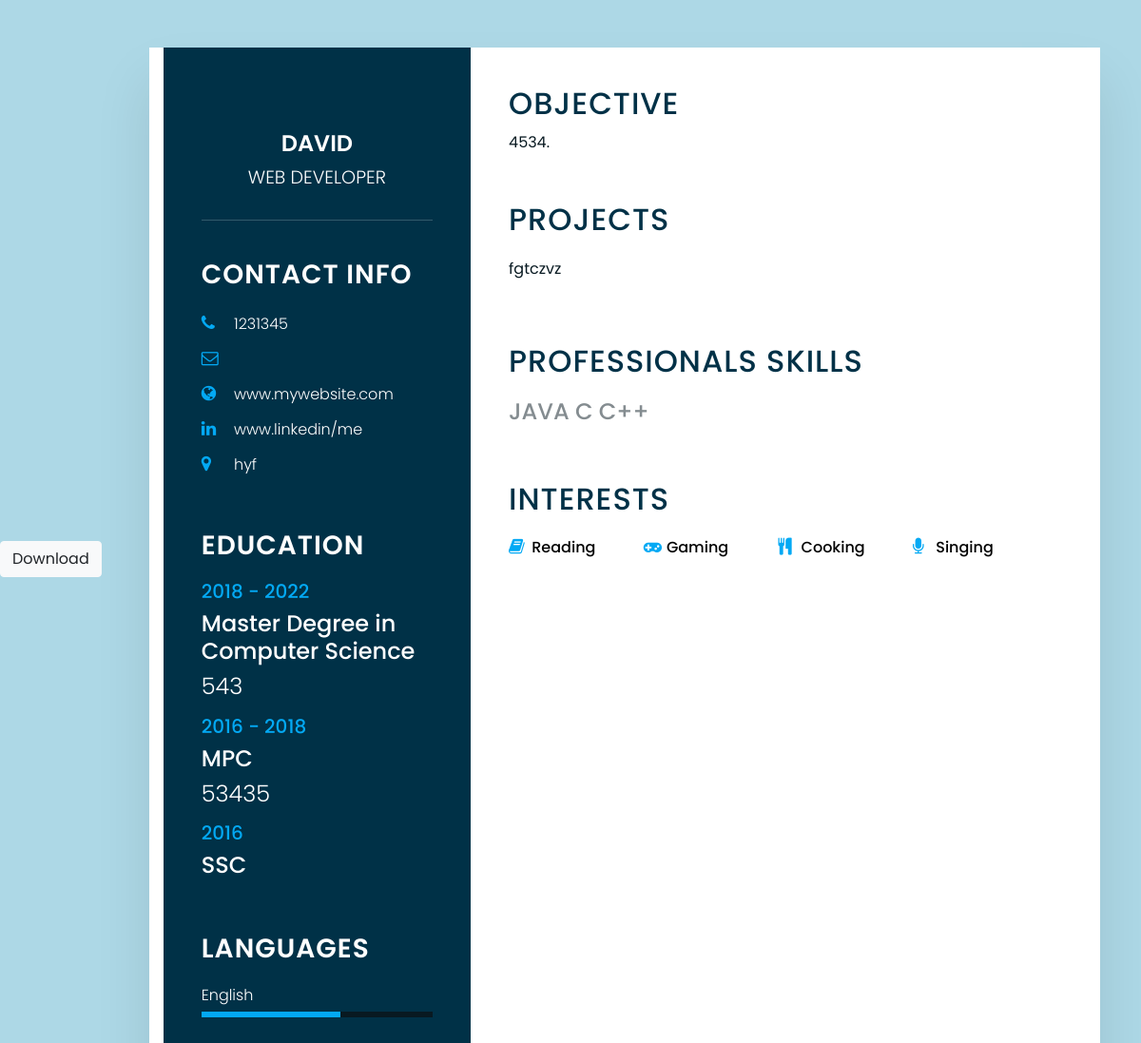
Screenshot of /3/ with the database file from the repository.
### pdf/models.py (models this page shows)
class Profile(models.Model):
    name = models.CharField(max_length=100,default='')
    phone = models.CharField(max_length=100,default='')
    Email = models.CharField(max_length=100,default='')
    School = models.CharField(max_length=100,default='')
    school_cgpa = models.CharField(max_length=10,default='')
    degree = models.CharField(max_length=100,default='')
    degree_cgpa = models.CharField(max_length=10,default='')
    university = models.CharField(max_length=100,default='')
    university_cgpa = models.CharField(max_length=10,default='')
    skill = models.TextField(max_length=100,default='')
    objective = models.TextField(max_length=100,default='')
    city = models.TextField(max_length=100,default='')
    project = models.CharField(max_length=100,default='')

### pdf/views.py (the view)
# urls.py: path('<int:id>/',views.resume,name="resume"),
def resume(request,id):
    user_profile=Profile.objects.get(pk=id)
    skill = Profile.objects.values_list('skill')
    return render(request,"resume.html",{'user_profile':user_profile,'skill':skill[id-1]})

### pdf/templates/resume.html (shortened to what this page needs)
{% load static %}
<!doctype html>
<html lang="en">
<head>
    <link rel="stylesheet" href="https://stackpath.bootstrapcdn.com/bootstrap/4.4.1/css/bootstrap.min.css">
    <link rel="stylesheet" href="https://cdnjs.cloudflare.com/ajax/libs/font-awesome/4.7.0/css/font-awesome.css" />
    <link rel="stylesheet" type="text/css" href="{% static 'D:\Mini_project\ResumeBuilder\myapp\static\resume.css' %}"/>
</head>
<body>
    <div id="button">
        <button type="button"  class="btn btn-light">Download</button>
    </div>
    <div id="resume">
    <div class="container">
        <div class="left_Side">
            <div class="profileText">
                <br>
                <h2>{{ user_profile.name }} <br><span>Web Developer</span> </h2>
            </div>
            <div class="contactInfo">
                <h3 class="title">Contact Info</h3>
                <ul>
                    <li>
                        <span class="icon"><i class="fa fa-phone" aria-hidden="true"></i></span>
                        <span class="text">{{ user_profile.phone }}</span>
                    </li>
                    <li>
                        <span class="icon"><i class="fa fa-envelope-o" aria-hidden="true"></i></span>
                    </li>
                    <li>
                        <span class="icon"><i class="fa fa-globe" aria-hidden="true"></i></span>
                        <span class="text">www.mywebsite.com</span>
                    </li>
                    <li>
                        <span class="icon"><i class="fa fa-linkedin" aria-hidden="true"></i></span>
                        <span class="text">www.linkedin/me</span>
                    </li>
                    <li>
                        <span class="icon"><i class="fa fa-map-marker" aria-hidden="true"></i></span>
                        <span class="text">{{ user_profile.city }}</span>
                    </li>
                </ul>
            </div>
            <div class="contactInfo education">
                <h3 class="title">Education</h3>
                <ul>
                    <li>
                        <h5>2018 - 2022</h5>
                        <h4>Master Degree in Computer Science</h4>
                        <h4>{{ user_profile.university }}</h4>
                    </li>
                    <li>
                        <h5>2016 - 2018</h5>
                        <h4>MPC</h4>
                        <h4>{{ user_profile.degree }}</h4>
                    </li>
                    <li>
                        <h5>2016</h5>
                        <h4>SSC</h4>
                    </li>
                </ul>
            </div>
            <div class="contactInfo language">
                <h3 class="title">Languages</h3>
                <ul>
                    <li>
                        <span class="text">English</span>
                        <span class="percent">
                            <div class="englishw50" "></div>
                        </span>
                    </li>
                </ul>
            </div>
        </div>
        <div class="right_Side">
            <div class="about">
                <h2 class="title2">Objective</h2>
                <p>{{ user_profile.objective }}.</p>
            </div>
            <div class="about">
                <h2 class="title2">Projects</h2>
                <div class="box">
                    <div class="text">
                        <p>{{user_profile.project}}</p>
                    </div>
                </div>
            </div>
            <div class="about skills">
                <h2 class="title2">Professionals skills</h2>
                <div class="box">
                    {% for profile in skill %}
                    <h4>{{profile}}</h4>
                    {% endfor %}
                </div>
            </div>
            <div class="about interest">
                <h2 class="title2">Interests</h2>
                <ul>
                    <li><i class="fa fa-book" aria-hidden="true"></i> Reading</li>
                    <li><i class="fa fa-gamepad" aria-hidden="true"></i> Gaming</li>
                    <li><i class="fa fa-cutlery" aria-hidden="true"></i> Cooking</li>
                    <li><i class="fa fa-microphone" aria-hidden="true"></i> Singing</li>
                </ul>
            </div>
        </div>
        </div>
    </div>
    </body>
    </html>

### static/resume.css (style rules this page uses)
* { margin: 0; padding: 0; box-sizing: border-box; font-family: "Poppins", SansSerif; }
body { background-color: lightblue; display: flex; justify-content: center; align-items: center; min-height: 100vh; }
.container { position: relative; width: 100%; max-width: 1000px; min-height: 1000px; background-color: #fff; margin: 50px; display: grid; grid-template-columns: 1fr 2fr; box-shadow: 0 35px 55px rgba(0, 0, 0, 0.1); }
.container .left_Side { position: relative; background-color: #003147; padding: 40px; }
.profileText { position: relative; display: flex; flex-direction: column; align-items: center; padding-bottom: 20px; border-bottom: 1px solid rgba(255, 255, 255, 0.2); }
.profileText h2 { color: #fff; font-size: 1.5em; margin-top: 20px; text-transform: uppercase; text-align: center; font-weight: 600; line-height: 1.4em; }
.profileText h2 span { font-size: 0.8em; font-weight: 300; }
.contactInfo { padding-top: 40px; }
.title { color: #fff; text-transform: uppercase; font-weight: 600; letter-spacing: 1px; margin-bottom: 20px; }
.contactInfo ul { position: relative; }
.contactInfo ul li { list-style: none; position: relative; margin: 10px 0; cursor: pointer; }
.contactInfo ul li .icon { display: inline-block; width: 30px; font-size: 18px; color: #03a9f4; }
.contactInfo ul li span { color: #fff; font-weight: 300; }
.contactInfo.education li { margin-bottom: 15px; }
.contactInfo.education h5 { color: #03a9f4; font-weight: 500; }
.contactInfo.education h4:nth-child(2) { color: #fff; font-weight: 500; }
.contactInfo.education h4 { color: #fff; font-weight: 300; }
.contactInfo.language .percent { position: relative; width: 100%; height: 6px; background-color: #081921; display: block; margin-top: 5px; }
.contactInfo.language .percent div { position: relative; top: 0; left: 0; height: 100%; background-color: #03a9f4; }
.container .right_Side { position: relative; background-color: #fff; padding: 40px; }
.about { margin-bottom: 50px; }
.about:last-child { margin-bottom: 0; }
.title2 { color: #003147; text-transform: uppercase; letter-spacing: 1px; margin-bottom: 10px; }
p { color: #081921; }
.about .box { display: flex; flex-direction: row; margin: 20px 0; }
.skills .box { position: relative; width: 100%; display: grid; grid-template-columns: 150px 1fr; justify-content: center; align-items: center; }
.skills .box h4 { text-transform: uppercase; color: #848c90; font-weight: 500; }
.interest ul { display: grid; grid-template-columns: repeat(4, 1fr); }
.interest ul li { list-style: none; color: black; font-weight: 500; margin: 10px 0; }
.interest ul li .fa { color: #03a9f4; font-size: 18px; width: 20px; }
.englishw50 { width: 60%; }

### rows the page displays
Profile: name "DAVID", phone "1231345", city "hyf", university "543", degree "53435", objective "4534", project "fgtczvz", skill "JAVA C C++"
